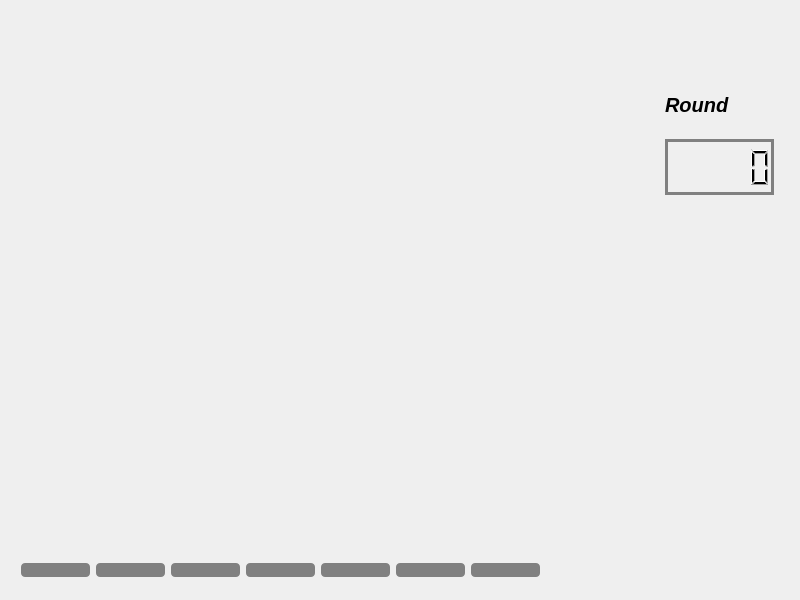
<?xml version="1.0" encoding="UTF-8"?>
<ui version="4.0">
 <class>Dialog</class>
 <widget class="QDialog" name="Dialog">
  <property name="geometry">
   <rect>
    <x>0</x>
    <y>0</y>
    <width>800</width>
    <height>600</height>
   </rect>
  </property>
  <property name="windowTitle">
   <string>Dialog</string>
  </property>
  <property name="styleSheet">
   <string notr="true">QLCDNumber
{
border : 3px solid gray;
}
QPushButton
{

background-color:gray;
border-radius:4px;


}</string>
  </property>
  <widget class="QWidget" name="gridLayoutWidget">
   <property name="geometry">
    <rect>
     <x>10</x>
     <y>550</y>
     <width>541</width>
     <height>41</height>
    </rect>
   </property>
   <layout class="QGridLayout" name="gridLayout" rowstretch="0" columnstretch="0,0,0,0,0,0,0">
    <property name="verticalSpacing">
     <number>1</number>
    </property>
    <item row="0" column="6">
     <widget class="QPushButton" name="bSet1">
      <property name="cursor">
       <cursorShape>PointingHandCursor</cursorShape>
      </property>
      <property name="styleSheet">
       <string notr="true">background:gray;</string>
      </property>
      <property name="text">
       <string/>
      </property>
     </widget>
    </item>
    <item row="0" column="5">
     <widget class="QPushButton" name="bSet2">
      <property name="cursor">
       <cursorShape>PointingHandCursor</cursorShape>
      </property>
      <property name="text">
       <string/>
      </property>
     </widget>
    </item>
    <item row="0" column="4">
     <widget class="QPushButton" name="bSet3">
      <property name="cursor">
       <cursorShape>PointingHandCursor</cursorShape>
      </property>
      <property name="text">
       <string/>
      </property>
     </widget>
    </item>
    <item row="0" column="3">
     <widget class="QPushButton" name="bSet4">
      <property name="cursor">
       <cursorShape>PointingHandCursor</cursorShape>
      </property>
      <property name="text">
       <string/>
      </property>
     </widget>
    </item>
    <item row="0" column="1">
     <widget class="QPushButton" name="bSet6">
      <property name="cursor">
       <cursorShape>PointingHandCursor</cursorShape>
      </property>
      <property name="text">
       <string/>
      </property>
     </widget>
    </item>
    <item row="0" column="2">
     <widget class="QPushButton" name="bSet5">
      <property name="cursor">
       <cursorShape>PointingHandCursor</cursorShape>
      </property>
      <property name="text">
       <string/>
      </property>
     </widget>
    </item>
    <item row="0" column="0">
     <widget class="QPushButton" name="bSet7">
      <property name="cursor">
       <cursorShape>PointingHandCursor</cursorShape>
      </property>
      <property name="text">
       <string/>
      </property>
     </widget>
    </item>
   </layout>
  </widget>
  <widget class="QWidget" name="" native="true">
   <property name="geometry">
    <rect>
     <x>654</x>
     <y>65</y>
     <width>131</width>
     <height>141</height>
    </rect>
   </property>
   <layout class="QVBoxLayout" name="verticalLayout">
    <item>
     <widget class="QLabel" name="label">
      <property name="font">
       <font>
        <family>MS Sans Serif</family>
        <pointsize>15</pointsize>
        <weight>75</weight>
        <italic>true</italic>
        <bold>true</bold>
       </font>
      </property>
      <property name="text">
       <string>Round</string>
      </property>
     </widget>
    </item>
    <item>
     <widget class="QLCDNumber" name="lcdNumber">
      <property name="font">
       <font>
        <pointsize>14</pointsize>
       </font>
      </property>
     </widget>
    </item>
   </layout>
  </widget>
 </widget>
 <layoutdefault spacing="6" margin="11"/>
 <resources/>
 <connections/>
</ui>
